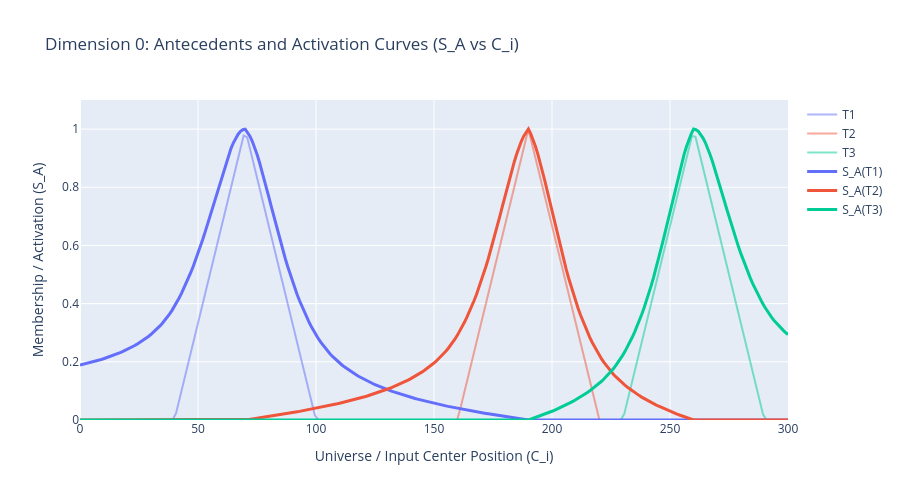

Notebook code for this chart:
### Code cell
# Activation Curves for Dimension 0 (T1, T2, T3)
# Universe: [0, 300]

C_i_dim0, S_A_dim0, order_dim0 = compute_activation_curves(
    rule_base_2d, 
    dim=0, 
    base_width=0,  # crisp (singleton) input
    step=1
)

fig0 = plot_activation_curves(rule_base_2d, dim=0, C_i_values=C_i_dim0, 
                               S_A_curves=S_A_dim0, antecedent_order=order_dim0)
fig0.show()

### Figure 1 — Plotly figure (JSON) as saved in the notebook; plotly's stock layout.template omitted (floating-point values rounded to 4 significant figures; data arrays with more than 128 entries replaced by an {"elided": "..."} marker saying what was removed)
{"data": [{"line": {"color": "#636EFA", "width": 2}, "mode": "lines", "name": "T1", "opacity": 0.5, "type": "scatter", "x": {"elided": "200 float values"}, "y": {"elided": "200 float values"}}, {"line": {"color": "#EF553B", "width": 2}, "mode": "lines", "name": "T2", "opacity": 0.5, "type": "scatter", "x": {"elided": "200 float values"}, "y": {"elided": "200 float values"}}, {"line": {"color": "#00CC96", "width": 2}, "mode": "lines", "name": "T3", "opacity": 0.5, "type": "scatter", "x": {"elided": "200 float values"}, "y": {"elided": "200 float values"}}, {"line": {"color": "#636EFA", "width": 3}, "mode": "lines", "name": "S_A(T1)", "opacity": 1, "type": "scatter", "x": {"elided": "301 float values"}, "y": {"elided": "301 float values"}}, {"line": {"color": "#EF553B", "width": 3}, "mode": "lines", "name": "S_A(T2)", "opacity": 1, "type": "scatter", "x": {"elided": "301 float values"}, "y": {"elided": "301 float values"}}, {"line": {"color": "#00CC96", "width": 3}, "mode": "lines", "name": "S_A(T3)", "opacity": 1, "type": "scatter", "x": {"elided": "301 float values"}, "y": {"elided": "301 float values"}}], "layout": {"height": 500, "legend": {"x": 1.02, "xanchor": "left", "y": 1}, "showlegend": true, "title": {"text": "Dimension 0: Antecedents and Activation Curves (S_A vs C_i)"}, "xaxis": {"title": {"text": "Universe / Input Center Position (C_i)"}}, "yaxis": {"range": [0, 1.1], "title": {"text": "Membership / Activation (S_A)"}}}}
